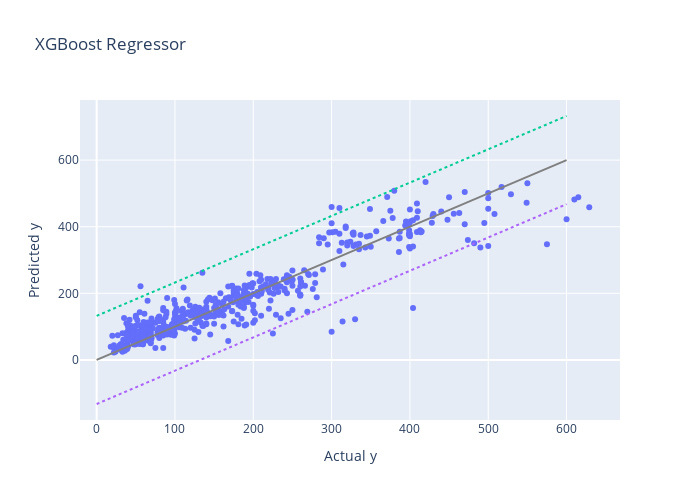
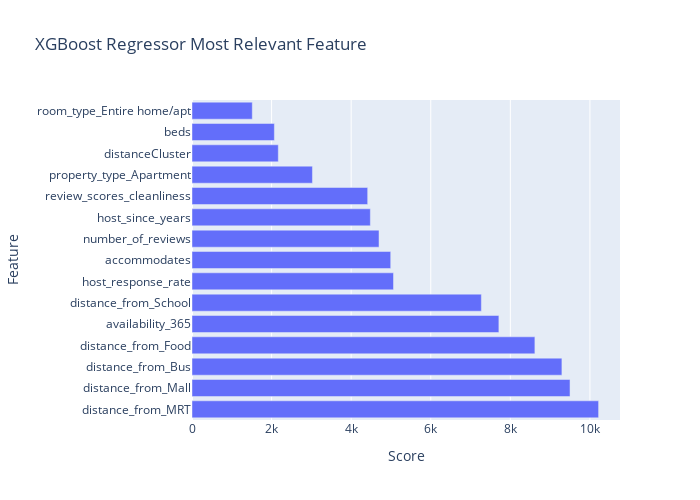

Notebook code cell kept with these figures, in order:
### Markdown cell above
### Model 3: XGBoost Regression
Similarly to gradient boosting, we can use XGBoost Regressor to model price. We will use XGBoost API to do the model fitting.

### Code cell
import xgboost as xgb

model = xgb.sklearn.XGBRegressor(tree_method='hist', objective='reg:squarederror', n_estimators = 2500,
                         learning_rate=0.01, random_state=random_state)

model.fit(X_train, y_train)

simulate(model, XXyy, 'XGBoost Regressor')

booster = model.get_booster()
feature_plot(booster.get_score().keys(), booster.get_score().values(), 'XGBoost Regressor')

### Figure 1 — Plotly figure (JSON) as saved in the notebook; plotly's stock layout.template omitted (floating-point values rounded to 4 significant figures; data arrays with more than 128 entries replaced by an {"elided": "..."} marker saying what was removed)
{"data": [{"hovertemplate": "Actual y=%{x}<br>Predicted y=%{y}<extra></extra>", "legendgroup": "", "marker": {"color": "#636efa", "symbol": "circle"}, "mode": "markers", "name": "", "orientation": "v", "showlegend": false, "type": "scatter", "x": {"elided": "555 int values"}, "xaxis": "x", "y": {"elided": "555 float values"}, "yaxis": "y"}, {"line": {"color": "gray"}, "mode": "lines", "showlegend": false, "type": "scatter", "x": [0, 600], "y": [0, 600]}, {"line": {"dash": "dot"}, "mode": "lines", "showlegend": false, "type": "scatter", "x": [0, 600], "y": [132.4, 732.4]}, {"line": {"dash": "dot"}, "mode": "lines", "showlegend": false, "type": "scatter", "x": [0, 600], "y": [-132.4, 467.6]}], "layout": {"height": 500, "legend": {"tracegroupgap": 0}, "title": {"text": "XGBoost Regressor"}, "width": 700, "xaxis": {"anchor": "y", "domain": [0, 1], "title": {"text": "Actual y"}}, "yaxis": {"anchor": "x", "domain": [0, 1], "title": {"text": "Predicted y"}}}}

### Figure 2 — Plotly figure (JSON) as saved in the notebook; plotly's stock layout.template omitted (floating-point values rounded to 4 significant figures)
{"data": [{"orientation": "h", "type": "bar", "x": [10218, 9500, 9296, 8617, 7712, 7272, 5064, 4994, 4700, 4482, 4415, 3027, 2169, 2070, 1515], "y": ["distance_from_MRT", "distance_from_Mall", "distance_from_Bus", "distance_from_Food", "availability_365", "distance_from_School", "host_response_rate", "accommodates", "number_of_reviews", "host_since_years", "review_scores_cleanliness", "property_type_Apartment", "distanceCluster", "beds", "room_type_Entire home/apt"]}], "layout": {"height": 500, "title": {"text": "XGBoost Regressor Most Relevant Feature"}, "width": 700, "xaxis": {"title": {"text": "Score"}}, "yaxis": {"title": {"text": "Feature"}}}}
